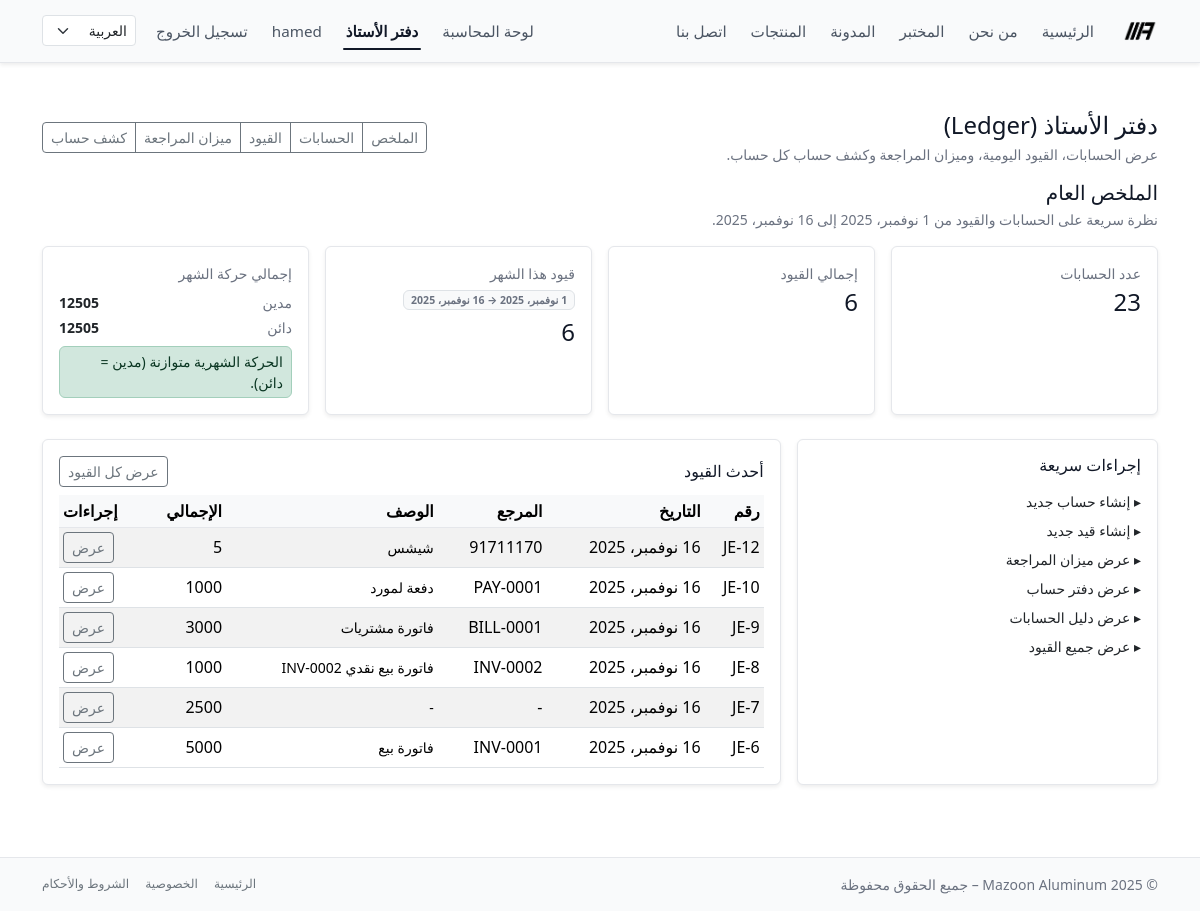
The page /ar/ledger/ (signed in) on the database as committed earlier.
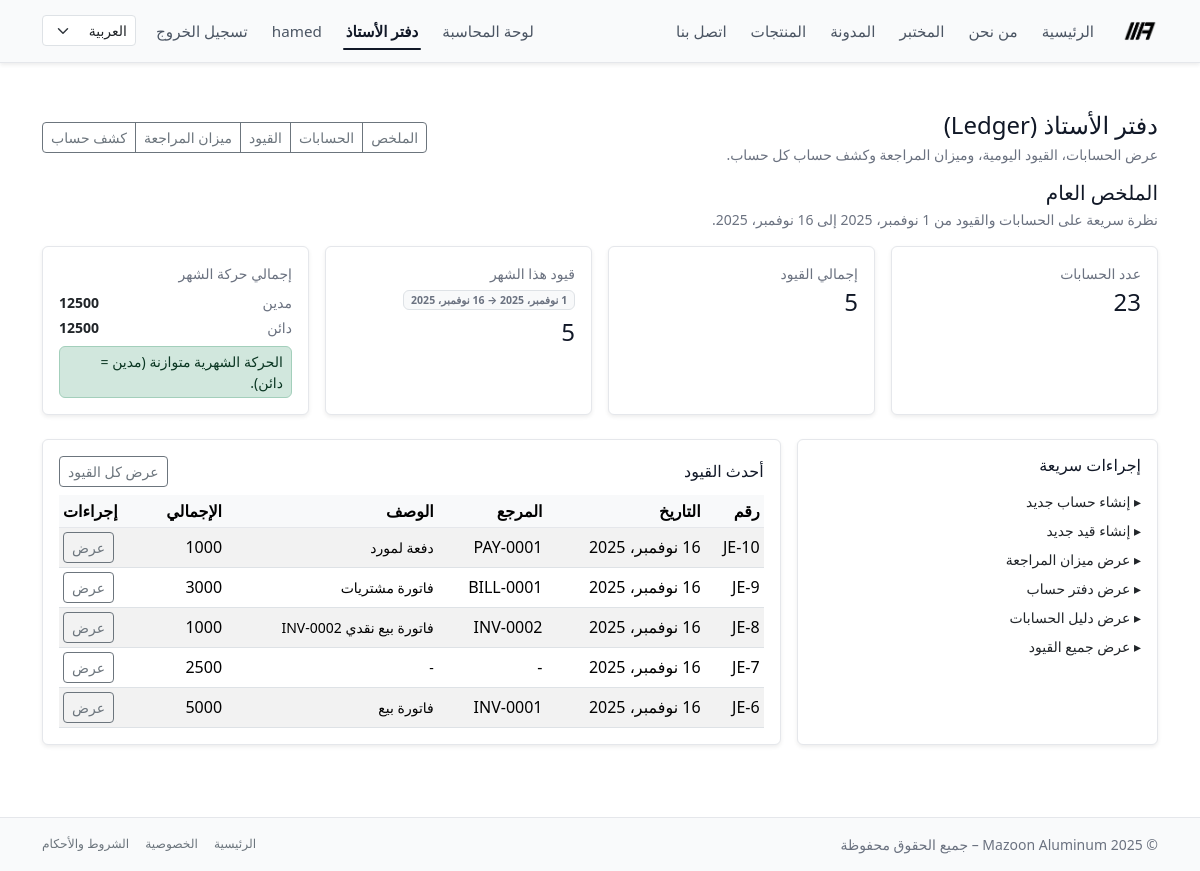
The same page on the database as committed later.
### ledger/models.py (models this page shows, shortened)
class JournalEntry(models.Model):
    fiscal_year = models.ForeignKey(
        FiscalYear,
        null=True,
        blank=True,
        on_delete=models.PROTECT,
        related_name="entries",
        verbose_name=_("السنة المالية"),
    )
    journal = models.ForeignKey(
        "Journal",
        null=True,
        blank=True,
        on_delete=models.PROTECT,
        related_name="entries",
        verbose_name=_("دفتر اليومية"),
    )
    date = models.DateField(default=timezone.now, verbose_name=_("التاريخ"))
    reference = models.CharField(max_length=50, blank=True, verbose_name=_("المرجع"))
    description = models.TextField(blank=True, verbose_name=_("الوصف"))
    number = models.CharField(
        max_length=32,
        unique=True,
        null=True,
        blank=True,
        verbose_name=_("رقم القيد"),
    )
    posted = models.BooleanField(default=False, verbose_name=_("مرحّل"))
    posted_at = models.DateTimeField(
        null=True,
        blank=True,
        verbose_name=_("تاريخ الترحيل"),
    )
    posted_by = models.ForeignKey(
        User,
        null=True,
        blank=True,
        on_delete=models.SET_NULL,
        related_name="posted_journal_entries",
        verbose_name=_("مُرحّل بواسطة"),
    )
    created_at = models.DateTimeField(auto_now_add=True)
    created_by = models.ForeignKey(
        User,
        null=True,
        blank=True,
        on_delete=models.SET_NULL,
        verbose_name=_("أنشئ بواسطة"),
    )
    class Meta:
        ordering = ["-date", "-id"]
    @property
    def total_debit(self) -> Decimal:
        return self.lines.aggregate(s=models.Sum("debit"))["s"] or Decimal("0")

### ledger/views.py (the view)
# urls.py: path("", views.LedgerDashboardView.as_view(), name="dashboard"),
class LedgerDashboardView(FiscalYearRequiredMixin, StaffRequiredMixin, TemplateView):
    template_name = "ledger/dashboard.html"
    def get_context_data(self, **kwargs):
        ctx = super().get_context_data(**kwargs)
        today = timezone.now().date()
        month_start = today.replace(day=1)
        accounts_count = Account.objects.count()
        entries_qs = JournalEntry.objects.filter(posted=True)
        entries_count = entries_qs.count()
        month_entries = entries_qs.filter(
            date__gte=month_start,
            date__lte=today,
        )
        month_entries_count = month_entries.count()
        month_totals = (
            JournalLine.objects.filter(entry__in=month_entries)
            .aggregate(
                debit=Coalesce(
                    Sum("debit"),
                    Value(0),
                    output_field=DecimalField(max_digits=12, decimal_places=3),
                ),
                credit=Coalesce(
                    Sum("credit"),
                    Value(0),
                    output_field=DecimalField(max_digits=12, decimal_places=3),
                ),
            )
        )
        month_debit = month_totals["debit"] or Decimal("0")
        month_credit = month_totals["credit"] or Decimal("0")
        recent_entries = (
            JournalEntry.objects.filter(posted=True)
            .order_by("-date", "-id")[:10]
        )
        ctx.update(
            {
                "accounts_count": accounts_count,
                "entries_count": entries_count,
                "month_entries_count": month_entries_count,
                "month_debit": month_debit,
                "month_credit": month_credit,
                "recent_entries": recent_entries,
                "today": today,
                "month_start": month_start,
            }
        )
        return ctx

### accounting/views.py (called while the page is built)
def is_accounting_staff(user):
    return (
        user.is_authenticated
        and user.is_active
        and user.groups.filter(name="accounting_staff").exists()
    )

### ledger/views.py (called while the page is built)
    def test_func(self):
        return is_accounting_staff(self.request.user)

    def dispatch(self, request, *args, **kwargs):
        if not FiscalYear.objects.exists():
            messages.warning(
                request,
                _("يجب إنشاء سنة مالية واحدة على الأقل قبل استخدام دفتر الأستاذ."),
            )
            return redirect("ledger:fiscal_year_setup")
        return super().dispatch(request, *args, **kwargs)

### templates/ledger/dashboard.html (shortened to what the changed rows need)
{% extends "ledger/base_ledger.html" %}
{% load i18n %}
{% block ledger_content %}
<div class="mb-3 d-flex flex-wrap justify-content-between align-items-center gap-2">
  <div>
    <h2 class="h5 mb-1">{% trans "الملخص العام" %}</h2>
  </div>
</div>
<div class="row g-3 mb-4">
  <div class="col-md-3 col-sm-6">
    <div class="card shadow-sm border-0 h-100">
      <div class="card-body py-3">
        <h2 class="h4 mb-0">{{ accounts_count }}</h2>
      </div>
    </div>
  </div>
  <div class="col-md-3 col-sm-6">
    <div class="card shadow-sm border-0 h-100">
      <div class="card-body py-3">
        <p class="text-muted small mb-1">{% trans "إجمالي القيود" %}</p>
        <h2 class="h4 mb-0">{{ entries_count }}</h2>
      </div>
    </div>
  </div>
  <div class="col-md-3 col-sm-6">
    <div class="card shadow-sm border-0 h-100">
      <div class="card-body py-3">
        <p class="text-muted small mb-1">{% trans "قيود هذا الشهر" %}</p>
        <p class="text-muted small mb-2">
          <span class="badge bg-light text-muted border">
          </span>
        </p>
        <h2 class="h4 mb-0">{{ month_entries_count }}</h2>
      </div>
    </div>
  </div>
  <div class="col-md-3 col-sm-6">
    <div class="card shadow-sm border-0 h-100">
      <div class="card-body py-3">
        <div class="d-flex justify-content-between small mb-1">
          <span class="text-muted">{% trans "مدين" %}</span>
          <strong>{{ month_debit }}</strong>
        </div>
        <div class="d-flex justify-content-between small mb-2">
          <span class="text-muted">{% trans "دائن" %}</span>
          <strong>{{ month_credit }}</strong>
        </div>
      </div>
    </div>
  </div>
</div>
<div class="row g-3 mb-4">
  <div class="col-md-4">
    <div class="card shadow-sm border-0 h-100">
      <div class="card-body">
        <h2 class="h6 mb-3">{% trans "إجراءات سريعة" %}</h2>
      </div>
    </div>
  </div>
  <div class="col-md-8">
    <div class="card shadow-sm border-0 h-100">
      <div class="card-body">
        <div class="d-flex justify-content-between align-items-center mb-2">
          <h2 class="h6 mb-0">{% trans "أحدث القيود" %}</h2>
        </div>
        {% if recent_entries %}
          <div class="table-responsive">
            <table class="table table-sm table-striped align-middle mb-0">
              <thead class="table-light">
              <tr>
                <th class="text-nowrap">{% trans "رقم" %}</th>
                <th class="text-nowrap">{% trans "التاريخ" %}</th>
                <th class="text-nowrap">{% trans "المرجع" %}</th>
                <th class="text-nowrap">{% trans "الوصف" %}</th>
                <th class="text-nowrap">{% trans "الإجمالي" %}</th>
                <th class="text-end text-nowrap">{% trans "إجراءات" %}</th>
              </tr>
              </thead>
              <tbody>
              {% for e in recent_entries %}
                <tr>
                  <td class="text-nowrap">JE-{{ e.id }}</td>
                  <td class="text-nowrap">{{ e.date }}</td>
                  <td class="text-nowrap">{{ e.reference|default:"-" }}</td>
                  <td class="small">
                    {{ e.description|default:"-"|truncatechars:60 }}
                  </td>
                  <td class="text-nowrap">
                    {{ e.total_debit }}
                  </td>
                  <td class="text-end text-nowrap">
                    <a href="{% url 'ledger:journalentry_detail' e.pk %}"
                       class="btn btn-outline-secondary btn-sm">
                      {% trans "عرض" %}
                    </a>
                  </td>
                </tr>
              {% endfor %}
              </tbody>
            </table>
          </div>
        {% else %}
          <p class="text-muted small mb-0">
            {% trans "لا توجد قيود حتى الآن." %}
          </p>
        {% endif %}
      </div>
    </div>
  </div>
</div>
{% endblock %}

Rows that differ between the two databases and show on the page:
no longer on this page (row edited): JournalEntry: id "12", date "16 نوفمبر، 2025", reference "91711170", description "شيشس", total_debit "5"
Other text that changed with them:
{{ entries_count }}: "6" → "5"
{{ month_entries_count }}: "6" → "5"
{{ month_debit }}: "12505" → "12500"
{{ month_credit }}: "12505" → "12500"
